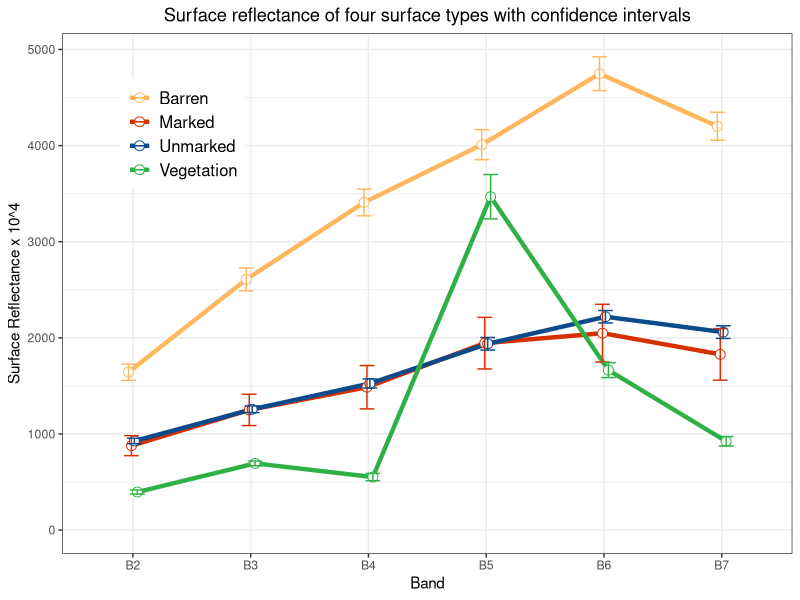

Reproduce this figure in R.
## Gives count, mean, standard deviation, standard error of the mean, and confidence interval (default 95%).
##   data: a data frame.
##   measurevar: the name of a column that contains the variable to be summariezed
##   groupvars: a vector containing names of columns that contain grouping variables
##   na.rm: a boolean that indicates whether to ignore NA's
##   conf.interval: the percent range of the confidence interval (default is 95%)
summarySE <- function(data=NULL, measurevar, groupvars=NULL, na.rm=FALSE,
                      conf.interval=.95, .drop=TRUE) {
  library(plyr)
  
  # New version of length which can handle NA's: if na.rm==T, don't count them
  length2 <- function (x, na.rm=FALSE) {
    if (na.rm) sum(!is.na(x))
    else       length(x)
  }
  
  # This does the summary. For each group's data frame, return a vector with
  # N, mean, and sd
  datac <- ddply(data, groupvars, .drop=.drop,
                 .fun = function(xx, col) {
                   c(N    = length2(xx[[col]], na.rm=na.rm),
                     mean = mean   (xx[[col]], na.rm=na.rm),
                     sd   = sd     (xx[[col]], na.rm=na.rm)
                   )
                 },
                 measurevar
  )
  
  # Rename the "mean" column    
  datac <- rename(datac, c("mean" = measurevar))
  
  datac$se <- datac$sd / sqrt(datac$N)  # Calculate standard error of the mean
  
  # Confidence interval multiplier for standard error
  # Calculate t-statistic for confidence interval: 
  # e.g., if conf.interval is .95, use .975 (above/below), and use df=N-1
  ciMult <- qt(conf.interval/2 + .5, datac$N-1)
  datac$ci <- datac$se * ciMult
  
  return(datac)
}
######################
library(ggplot2)
bandData <- read.csv("data2.csv", header=TRUE, sep=",");
head(bandData)
bandSummary<- summarySE(bandData, measurevar="value", groupvars=c("type", "band"))

# The errorbars overlapped, so use position_dodge to move them horizontally
pd <- position_dodge(0.1) # move them .05 to the left and right

ggplot(bandSummary, aes(x=band, y=value,  color=type, group=type)) + 
  geom_line(aes(color=type), position=pd, size=1.5) +
  scale_color_manual(values=c("#FFB75D", "#D63000","#0B4A8B", "#2FB045")) +
  geom_point(position=pd, size=3, shape=21, fill="white") + # 21 is filled circle
  geom_errorbar(aes(ymin=value-ci, ymax=value+ci),  
                #color = "black",#
                width=.5, position=pd) +
  xlab("Band") +
  ylab("Surface Reflectance x 10^4") +
  ggtitle("Surface reflectance of four surface types with confidence intervals") +
  expand_limits(y=0) +                        # Expand y range
  theme_bw() +
  theme(plot.title = element_text(hjust = 0.5),
        legend.justification=c(1,0),
        legend.text = element_text(size = 12),
        legend.title = element_blank(),
        legend.position=c(0.25,0.7))               # Position legend in bottom right


